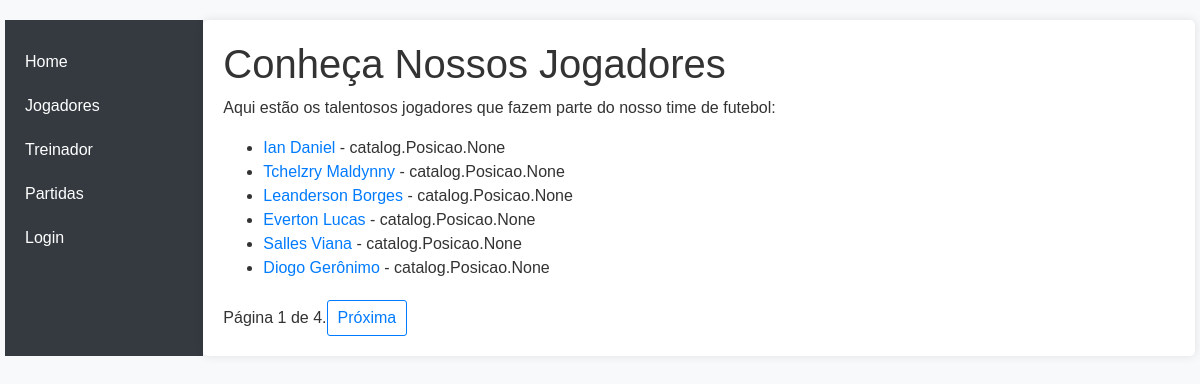
Screenshot of /catalog/jogadores/ with the database file from the repository.
### catalog/models.py (models this page shows, shortened)
class Jogador(models.Model):
    nome=models.CharField(max_length=200, help_text='Insira o nome do jogador.')
    treinador=models.ForeignKey('Treinador', on_delete=models.SET_NULL, null=True)
    numeroDaCamisa=models.CharField(max_length=200, help_text='Insira o número da camisa.')
    posicao=models.ManyToManyField(Posicao, help_text='Insira a posição do jogador.')
    def get_absolute_url(self):
        return reverse('jogador-detail', args=[str(self.id)])

### catalog/views.py (the view)
# urls.py: path('jogadores/', views.JogadorListView.as_view(), name='jogadores'),
class JogadorListView(generic.ListView):
    model=Jogador
    paginate_by=6

### catalog/templates/catalog/jogador_list.html (shortened to what this page needs)
{% extends "base_generic.html" %}
{% block content %}
  <h1>Conheça Nossos Jogadores</h1>
  {% if jogador_list %}
    <p>Aqui estão os talentosos jogadores que fazem parte do nosso time de futebol:</p>
    <ul>
      {% for jogador in jogador_list %}
        <li>
          <a href="{{ jogador.get_absolute_url }}">{{ jogador.nome }}</a>
          {% if jogador.posicao %}
            - {{ jogador.posicao }}
          {% endif %}
        </li>
      {% endfor %}
    </ul>
  {% else %}
    <p>Infelizmente, ainda não temos jogadores cadastrados no site. Fique atento para futuras atualizações!</p>
  {% endif %}
{% endblock %}

### catalog/templates/base_generic.html (shortened to what this page needs)
<!DOCTYPE html>
<html lang="pt-BR">
<head>
  <link rel="stylesheet" href="https://stackpath.bootstrapcdn.com/bootstrap/4.1.3/css/bootstrap.min.css" />
  {% load static %}
  <link rel="stylesheet" href="{% static 'css/styles.css' %}" />
</head>
<body>
  <div class="container-fluid">
    <div class="row">
      <div class="col-sm-2">
        {% block sidebar %}
          <ul class="sidebar-nav">
            <li><a href="{% url 'index' %}">Home</a></li>
            <li><a href="{% url 'jogadores' %}">Jogadores</a></li>
            <li><a href="{% url 'treinador' %}">Treinador</a></li>
            <li><a href="{% url 'partidas' %}">Partidas</a></li>
            {% if user.is_authenticated %}
              <li>Usuário: {{ user.get_username }}</li>
              <li><a href="{% url 'logout'%}?next={{request.path}}">Logout</a></li>
            {% else %}
              <li><a href="{% url 'login'%}?next={{request.path}}">Login</a></li>
            {% endif %}
          </ul>
        {% endblock %}
      </div>
      <div class="col-sm-10">
        {% block content %}{% endblock %}
        {% block pagination %}
          {% if is_paginated %}
            <div class="pagination">
              <span class="page-links">
                <span class="page-current">
                  Página {{ page_obj.number }} de {{ page_obj.paginator.num_pages }}.
                </span>
                {% if page_obj.has_next %}
                  <a href="{{ request.path }}?page={{ page_obj.next_page_number }}">Próxima</a>
                {% endif %}
              </span>
            </div>
          {% endif %}
        {% endblock %}
      </div>
    </div>
  </div>
</body>
</html>

### catalog/static/css/styles.css (style rules this page uses)
body { font-family: 'Arial', sans-serif; background-color: #f8f9fa; color: #333; }
.container-fluid { padding: 20px; }
.col-sm-2 { background-color: #343a40; color: #fff; padding: 20px; }
.sidebar-nav { list-style: none; padding: 0; }
.sidebar-nav a { text-decoration: none; color: #fff; display: block; padding: 10px 0; }
.col-sm-10 { background-color: #fff; padding: 20px; border-radius: 5px; box-shadow: 0 0 10px rgba(0, 0, 0, 0.1); }
.pagination { margin-top: 20px; }
.page-links { display: flex; justify-content: space-between; align-items: center; }
.page-links a { text-decoration: none; padding: 5px 10px; color: #007bff; border: 1px solid #007bff; border-radius: 3px; }

### rows the page displays
Jogador: nome "Ian Daniel", posicao "catalog.Posicao.None"
Jogador: nome "Tchelzry Maldynny", posicao "catalog.Posicao.None"
Jogador: nome "Leanderson Borges", posicao "catalog.Posicao.None"
Jogador: nome "Everton Lucas", posicao "catalog.Posicao.None"
Jogador: nome "Salles Viana", posicao "catalog.Posicao.None"
Jogador: nome "Diogo Gerônimo", posicao "catalog.Posicao.None"

### other values shown
{{ page_obj.number }} "1"
{{ page_obj.paginator.num_pages }} "4"
